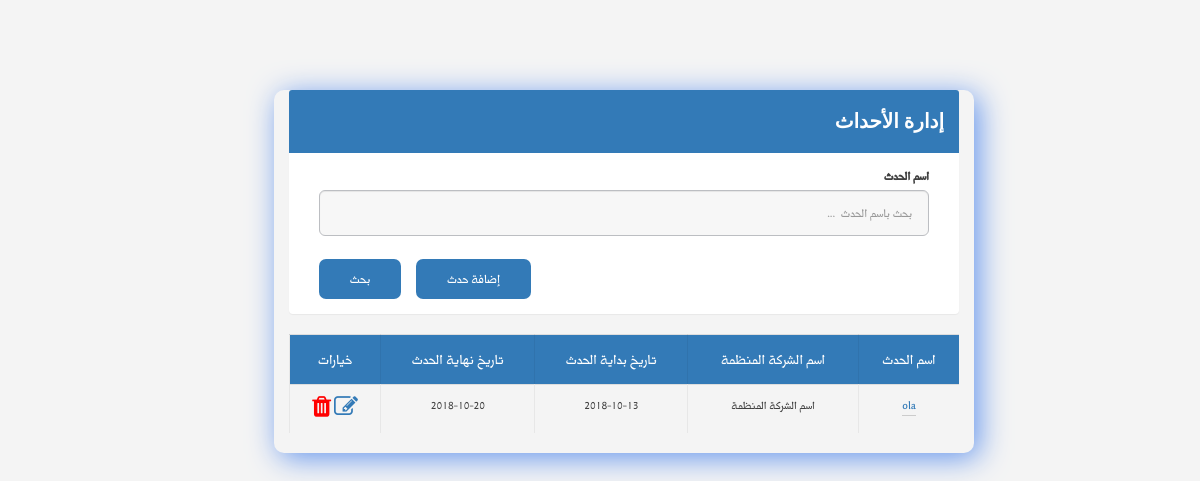
/manageEvent.php (signed in), run on an earlier commit of the app's database.
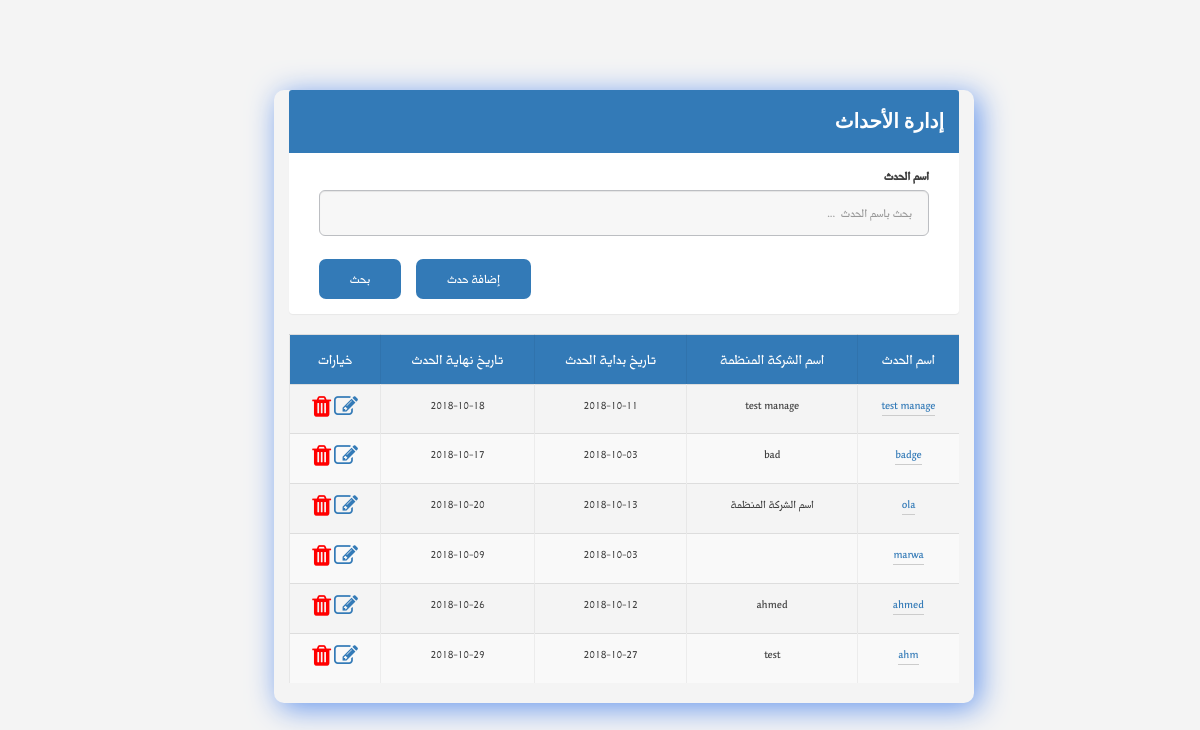
And on a later commit of the database.
### tables this page shows
CREATE TABLE `event` (
  `event_ID` int(5) NOT NULL,
  `name_Event` varchar(30) NOT NULL,
  `descrption_Event` varchar(200) NOT NULL,
  `sartDate_Event` date NOT NULL,
  `endDate_Event` date NOT NULL,
  `location_Event` varchar(30) NOT NULL,
  `organization_name_Event` varchar(30) NOT NULL,
  `eventLink` varchar(140) NOT NULL,
  `maxNumOfAttendee` int(11) NOT NULL,
  `organizer_ID` int(11) NOT NULL,
  `VIPCode` int(5) NOT NULL
);

### manageEvent.php (the view, shortened to what this page needs)
<?php
require_once 'php/connectTosql.php';
$organizerID  = $_SESSION['organizerID'];
if (isset($_GET['eventName']) && $_GET['eventName'] != '') {
 $eventName = $_GET['eventName'];
 $mainQuery = mysqli_query($con, "SELECT * FROM event WHERE organizer_ID = '$organizerID ' AND  name_Event like '%$eventName%' ") or die(mysqli_error($con));
} else {
 $mainQuery = mysqli_query($con, "SELECT * FROM event WHERE organizer_ID = '$organizerID '") or die(mysqli_error($con));
}
?>
<!DOCTYPE html>
<html>
<head>
<link rel="stylesheet" href="https://unpkg.com/purecss@1.0.0/build/pure-min.css">
<link rel="stylesheet" href="css/layouts/custom.css">
<link rel="stylesheet" href="css/font-awesome.min.css">
<link rel="stylesheet" href="css/icon.css">
<link rel="stylesheet" href="css/bootstrap.min.css">
<link rel="stylesheet" href="css/main-rtl.css">
</head>
<body>
  <div class="mainContent">
    <div class="container">
      <div class="panel panel-primary">
        <div class="panel-heading">
          <h4 class="panelTitle">إدارة الأحداث</h4>
        </div>
        <div class="panel-body">
          <form action="manageEvent.php" class="manageEventFrm" method="Get">
            <div class="col-md-12">
              <div class="form-group form-group-lg">
                <label for="eventName" class="control-label"> اسم الحدث</label>
                <input type="text" class="form-control" id="txtEventName" name="eventName" placeholder="بحث باسم الحدث  ..." >
              </div>
            </div>
            <div class="col-md-12">
              <div class="form-group form-group-lg">
                 <input type="submit" value="بحث" name="update" class="btn btn-nor-primary btn-sm">
                 <a class="btn btn-nor-primary btn-sm" href="addEvent.php"> إضافة حدث</a>
              </div>
            </div>
          </form>
        </div>
      </div>
    <table class="table table-striped">
      <tr>
        <th>اسم الحدث</th>
        <th> اسم الشركة المنظمة </th>
        <th> تاريخ بداية الحدث </th>
        <th> تاريخ نهاية الحدث </th>
        <th> خيارات </th>
      </tr>
      <?php
while ($row = mysqli_fetch_array($mainQuery)):
 echo "<tr>";
 echo "<td><a  href='eventDetails.php?eventid=" . $row['event_ID'] . "'>" . $row['name_Event'] . "</a></td>";
 echo "<td>" . $row['organization_name_Event'] . "</td>";
 echo "<td>" . $row['sartDate_Event'] . "</td>";
 echo "<td>" . $row['endDate_Event'] . "</td>";
 echo "<td> <a id='aEditEvent' href='editEvent.php?eventid=" . $row['event_ID'] . "'><span class='fa fa-edit' style='font-size:24px;'></span></a>
				        <a href='#' id='aDeletEvent' class='adelete' data-id=" . $row['event_ID'] . "><span  class=' fa fa-trash' style='font-size:24px;color:red;  '></span> </a></td>
				      </tr>";
 ?>
			      <?php endwhile;?>
    </table>
 </div>
</body>
</html>

What changed in the data, as far as the page shows it:
now on this page (row edited): event: name_Event "test manage", organization_name_Event "test manage", sartDate_Event "2018-10-11", endDate_Event "2018-10-18"
now on this page (row edited): event: name_Event "badge", organization_name_Event "bad", sartDate_Event "2018-10-03", endDate_Event "2018-10-17"
now on this page (row edited): event: name_Event "marwa", sartDate_Event "2018-10-03", endDate_Event "2018-10-09"
now on this page (row edited): event: name_Event "ahmed", organization_name_Event "ahmed", sartDate_Event "2018-10-12", endDate_Event "2018-10-26"
now on this page (row edited): event: name_Event "ahm", organization_name_Event "test", sartDate_Event "2018-10-27", endDate_Event "2018-10-29"
